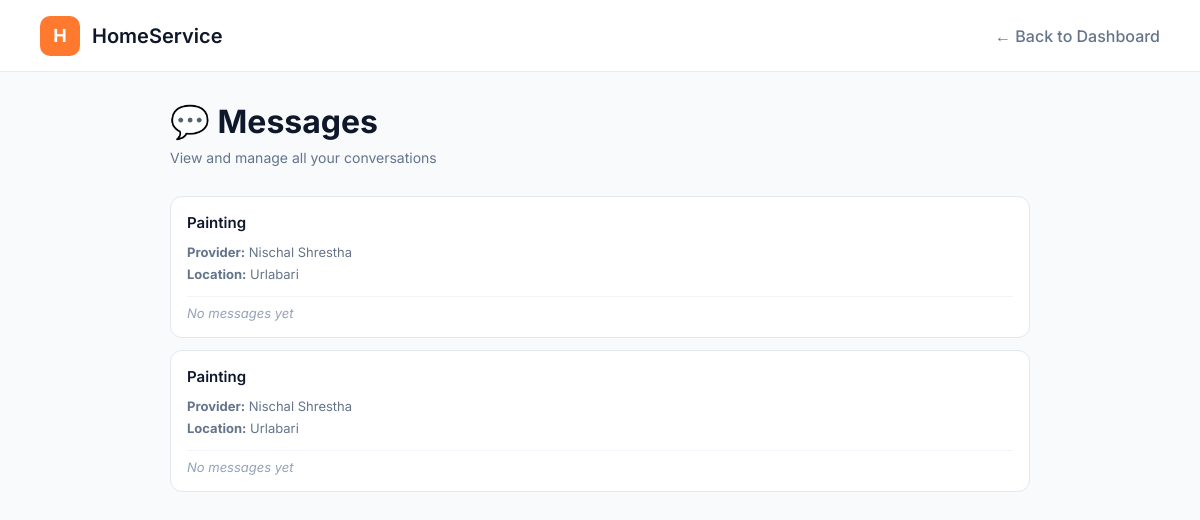
The app's page /booking/messages/ (signed in), older data.
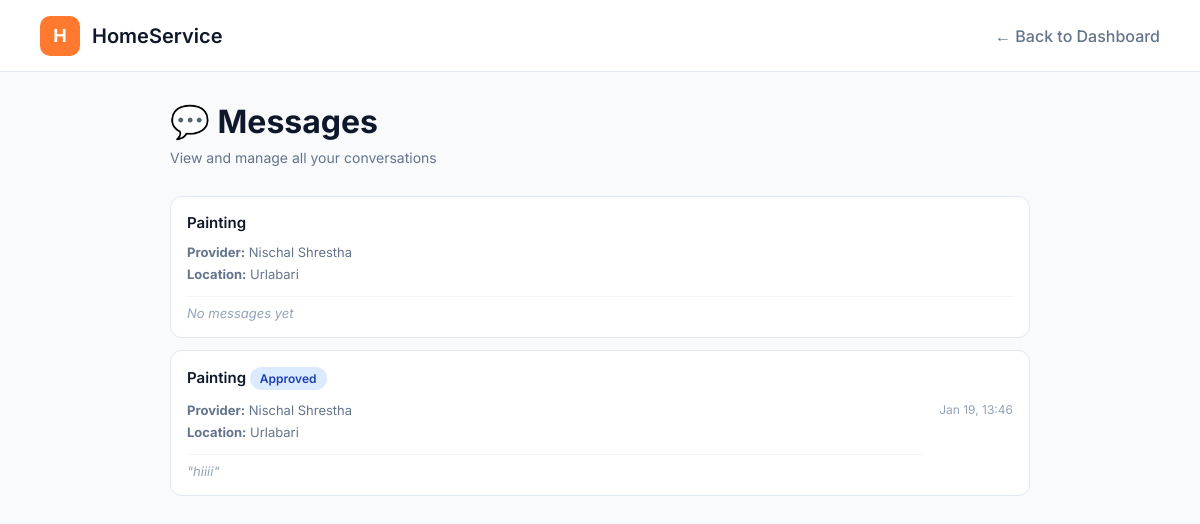
The same page, newer data.
### booking/models.py (models this page shows, shortened)
class Booking(models.Model):
    customer = models.ForeignKey(
        User,
        on_delete=models.CASCADE,
        related_name="bookings"
    )
    service = models.ForeignKey(
        Service,
        on_delete=models.CASCADE,
        related_name="bookings"
    )
    booking_date = models.DateTimeField(auto_now_add=True)
    booking_time = models.TimeField(
        null=True,
        blank=True
    )
    location = models.CharField(
        max_length=255,
        null=True,
        blank=True
    )
    STATUS_CHOICES = [
        ("pending", "Pending"),
        ("approved", "Approved"),
        ("rejected", "Rejected"),
        ("completed", "Completed"),
        ("cancelled", "Cancelled"),
    ]
    status = models.CharField(
        max_length=20,
        choices=STATUS_CHOICES,
        default="pending"
    )
    created_at = models.DateTimeField(auto_now_add=True)

class Service(models.Model):
    provider = models.ForeignKey(
        Profile,
        on_delete=models.CASCADE,
        related_name="services"
    )
    name = models.CharField(max_length=100)
    description = models.TextField()
    category = models.CharField(
        max_length=50,
        choices=CATEGORY_CHOICES
    )
    price = models.DecimalField(
        max_digits=10,
        decimal_places=2,
        default=0.00
    )
    location = models.CharField(
        max_length=255,
        null=True,
        blank=True
    )
    is_active = models.BooleanField(default=True)
    created_at = models.DateTimeField(auto_now_add=True)

class Message(models.Model):
    booking = models.ForeignKey(
        Booking,
        on_delete=models.CASCADE,
        related_name="messages"
    )
    sender = models.ForeignKey(
        User,
        on_delete=models.CASCADE,
        related_name="sent_messages"
    )
    content = models.TextField()
    is_read = models.BooleanField(default=False)
    created_at = models.DateTimeField(auto_now_add=True)
    class Meta:
        ordering = ['created_at']

### account/models.py (models this page shows, shortened)
class Profile(models.Model):
    ROLE_CHOICES = (
        ('customer', 'Customer'),
        ('provider', 'Service Provider'),
    )
    CATEGORY_CHOICES = [
        ("painting", "Painting"),
        ("plumbing", "Plumbing"),
        ("electrical", "Electrical"),
        ("cleaning", "Cleaning"),
        ("carpentry", "Carpentry"),
        ("ac_repair", "AC Repair"),
    ]
    user = models.OneToOneField(
        User,
        on_delete=models.CASCADE,
        related_name='profile'
    )
    role = models.CharField(
        max_length=20,
    )
    verified_categories = models.CharField(
        max_length=255,
        null=True,
        blank=True,
        help_text="Comma-separated list of verified categories"
    )
    location = models.CharField(
        max_length=255,
        null=True,
        blank=True
    )
    latitude = models.FloatField(null=True, blank=True)
    longitude = models.FloatField(null=True, blank=True)
    is_verified = models.BooleanField(default=False)
    email_token = models.CharField(
        max_length=100,
        null=True,
        blank=True
    )
    created_at = models.DateTimeField(auto_now_add=True)
    updated_at = models.DateTimeField(auto_now=True)

### booking/views.py (the view)
# urls.py: path("messages/", views.messages_inbox, name="messages_inbox"),
@login_required
def messages_inbox(request):
    if hasattr(request.user, 'profile') and request.user.profile.role == 'provider':
        bookings = Booking.objects.filter(
            service__provider=request.user.profile
        ).order_by('-booking_date').distinct()
    else:
        bookings = Booking.objects.filter(
            customer=request.user
        ).order_by('-booking_date')
    conversations = []
    for booking in bookings:
        last_message = booking.messages.last()
        unread_count = booking.messages.filter(
            is_read=False
        ).exclude(sender=request.user).count()
        conversations.append({
            'booking': booking,
            'last_message': last_message,
            'unread_count': unread_count,
        })
    return render(request, "booking/messages_inbox.html", {
        "conversations": conversations,
    })

### booking/templates/booking/messages_inbox.html (shortened to what this page needs)
{% load static %}
<!DOCTYPE html>
<html lang="en">
<head>
    <link rel="stylesheet" href="{% static 'booking/css/messages.css' %}">
</head>
<body>
<header class="navbar">
    <div class="nav-left">
        <div class="logo-box">H</div>
        <span class="brand">HomeService</span>
    </div>
    <a href="{% url 'customer_dashboard' %}" class="back-link">
        ← Back to Dashboard
    </a>
</header>
<main class="inbox-container">
    <div class="inbox-header">
        <h1>💬 Messages</h1>
        <p>View and manage all your conversations</p>
    </div>
    {% if conversations %}
        <div class="conversations-list">
            {% for item in conversations %}
            <a href="{% url 'view_messages' item.booking.id %}" class="conversation-item">
                <div class="conversation-header">
                    <span class="conversation-title">
                        {{ item.booking.service.name }}
                        {% if item.booking.status == "approved" %}
                            <span class="status-badge">{{ item.booking.get_status_display }}</span>
                        {% endif %}
                    </span>
                </div>
                <div class="conversation-body">
                    <div class="conversation-meta">
                        <span class="conversation-detail">
                            <strong>Provider:</strong> {{ item.booking.service.provider.user.get_full_name }}
                        </span>
                        <span class="conversation-detail">
                            <strong>Location:</strong> {{ item.booking.location }}
                        </span>
                        {% if item.last_message %}
                            <span class="last-message">
                                "{{ item.last_message.content|truncatewords:15 }}"
                            </span>
                        {% else %}
                            <span class="last-message">No messages yet</span>
                        {% endif %}
                    </div>
                    {% if item.last_message %}
                        <span class="conversation-time">{{ item.last_message.created_at|date:"M d, H:i" }}</span>
                    {% endif %}
                </div>
            </a>
            {% endfor %}
        </div>
    {% else %}
        <div class="empty-state">
            <div class="empty-icon">📭</div>
            <h2>No Messages Yet</h2>
            <p>Start by booking a service to begin conversations with providers.</p>
        </div>
    {% endif %}
</main>
</body>
</html>

### booking/static/booking/css/messages.css (style rules this page uses)
* { margin: 0; padding: 0; box-sizing: border-box; font-family: 'Inter', sans-serif; }
body { background: #f8fafc; color: #0f172a; }
.navbar { height: 72px; padding: 0 40px; background: #fff; border-bottom: 1px solid #e6ebf2; display: flex; align-items: center; justify-content: space-between; }
.nav-left { display: flex; align-items: center; gap: 12px; }
.logo-box { width: 40px; height: 40px; background: #ff7a2f; color: #fff; font-weight: 700; font-size: 18px; border-radius: 10px; display: flex; align-items: center; justify-content: center; }
.brand { font-size: 20px; font-weight: 600; color: #0f172a; }
.back-link { text-decoration: none; color: #64748b; font-weight: 500; transition: color 0.2s; }

### booking/templates/booking/messages_inbox.html (style rules this page uses)
.inbox-container { max-width: 900px; margin: 0 auto; padding: 30px 20px; }
.inbox-header { margin-bottom: 30px; }
.inbox-header h1 { font-size: 32px; font-weight: 700; color: #0f172a; margin-bottom: 8px; }
.inbox-header p { color: #64748b; font-size: 14px; }
.conversations-list { display: flex; flex-direction: column; gap: 12px; }
.conversation-item { display: block; background: #ffffff; border: 1px solid #e2e8f0; border-radius: 12px; padding: 16px; text-decoration: none; color: inherit; transition: all 0.2s ease; cursor: pointer; }
.conversation-header { display: flex; justify-content: space-between; align-items: center; margin-bottom: 12px; }
.conversation-title { font-weight: 600; color: #0f172a; font-size: 15px; }
.status-badge { display: inline-block; padding: 4px 10px; border-radius: 20px; font-size: 12px; font-weight: 600; background: #dbeafe; color: #1e40af; }
.conversation-body { display: flex; justify-content: space-between; align-items: flex-start; }
.conversation-meta { display: flex; flex-direction: column; gap: 6px; flex: 1; }
.conversation-detail { font-size: 13px; color: #64748b; }
.last-message { font-size: 13px; color: #94a3b8; margin-top: 8px; padding-top: 8px; border-top: 1px solid #f1f5f9; font-style: italic; }
.conversation-time { font-size: 12px; color: #94a3b8; white-space: nowrap; margin-left: 16px; }

Row changes from the older to the newer data that the page shows:
changed Booking: status "pending" → "approved" (drawn); booking.status (not shown) → "Approved"; last_message.content (not shown) → "hiiii"; last_message.created_at (not shown) → "Jan 19, 13:46"; text "No messages yet" → "\" \""
